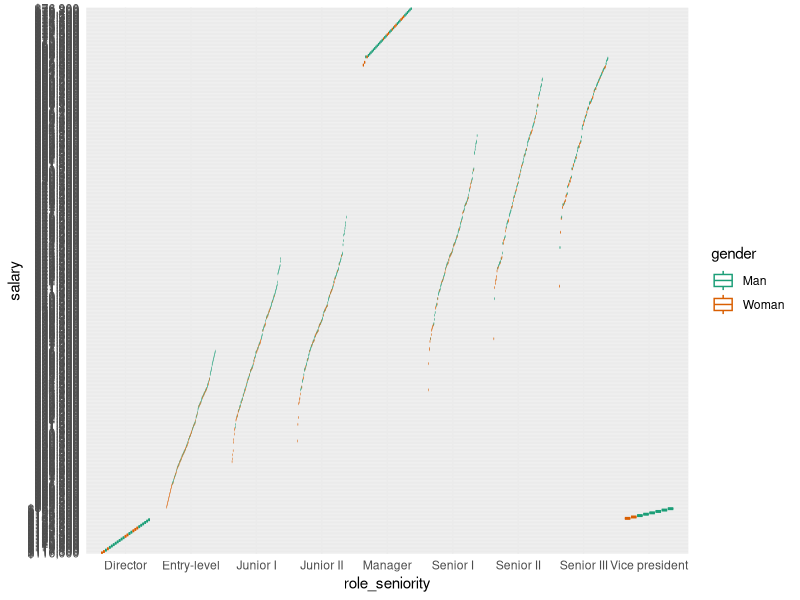
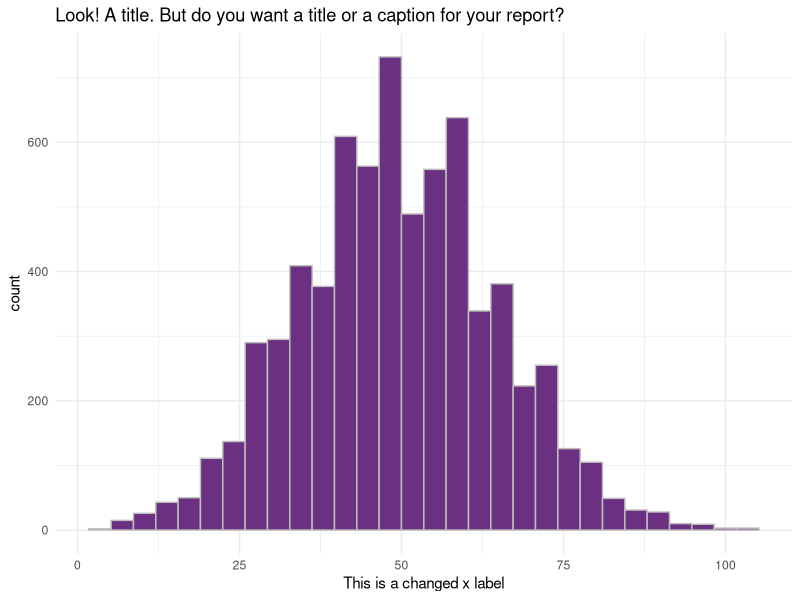

These figures' R source, in order:
## ---- chunk 1
library(tidyverse)
# this should supress all code and messages
knitr::opts_chunk$set(include=FALSE)
## ---- chunk 2
# This chunk provides an example of some things you can do with RMarkdown to make your report creation process easier

# read in the data
black_saber_current_employees <- read_csv("data/black-saber-current-employees.csv")
phase1 <- read_csv("data/phase1-new-grad-applicants-2020.csv")
phase2 <- read_csv("data/phase2-new-grad-applicants-2020.csv")
phase3 <- read_csv("data/phase3-new-grad-applicants-2020.csv")
final_hires = read_csv("data/final-hires-newgrad_2020.csv")

# create a visualisation
my_plot <- black_saber_current_employees %>% 
  ggplot(aes(x = productivity)) +
  geom_histogram(colour = "grey", fill = "#6C3082") +
  theme_minimal() +
  labs(title = "Look! A title. But do you want a title or a caption for your report?", x = "This is a changed x label")

# save your plot in your images folder, you can specify the height and width, too
# saving this means you can add the image to your exectuve summary without having to run or rerun the code, if you wish
ggsave("images/example.png", width = 7, height = 4)

# norice how the image is included with the ![](file/path.png) below
## ---- chunk 3
library(tidyverse)
library(lme4)
## ---- chunk 4
#chunk new created by Peter
black_saber_current_employees %>%
  filter(gender != "Prefer not to say")%>%
  group_by(employee_id)%>%
  ggplot(aes(x = role_seniority, y = salary, color = gender))+
  geom_boxplot()+
  theme_minimal() +
  scale_colour_brewer(palette = "Dark2")+
  theme(legend.position = "right")


